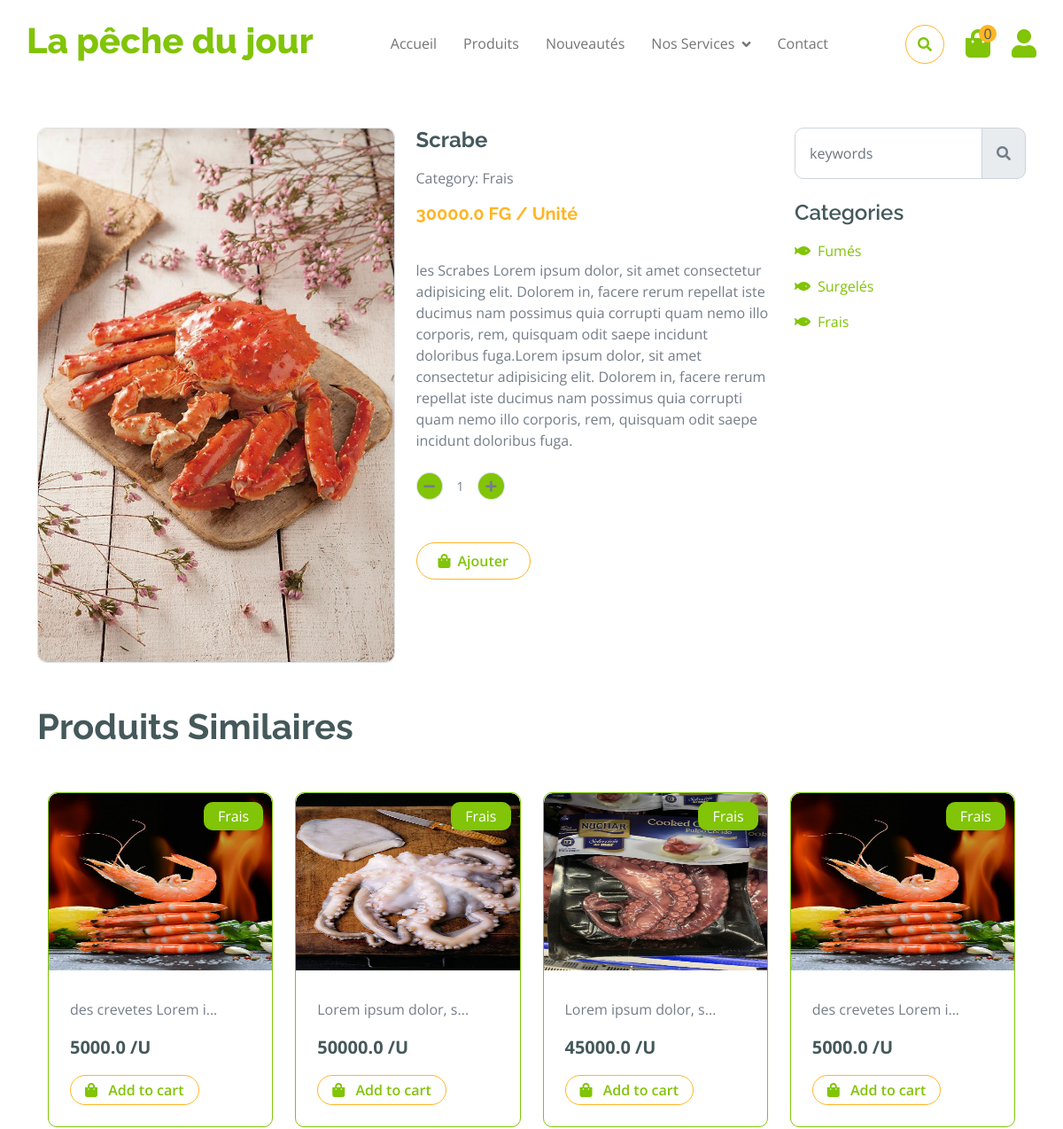
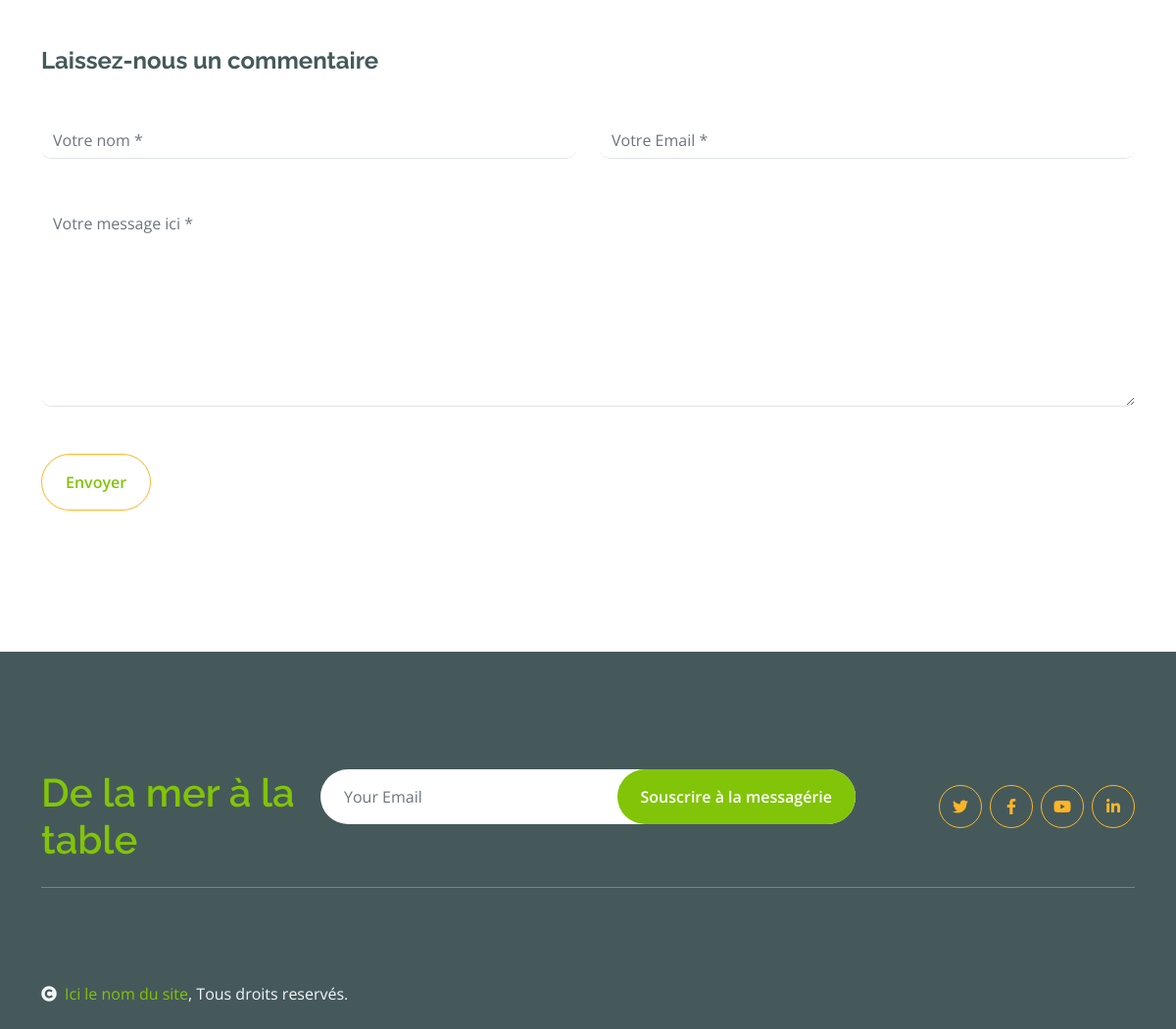
Page /detail_produit/scrabe/ on the committed database (2 pictures, top to bottom).
### ShopApp/models.py (models this page shows, shortened)
class Produit(models.Model):
    titre = models.CharField(max_length=100)
    prix = models.FloatField()
    description = models.TextField()
    categorie = models.ForeignKey(Categorie, on_delete=models.CASCADE, related_name="categorie")
    image = models.ImageField(upload_to="image_produits", blank=True)
    date_ajout = models.DateField(auto_now=True)
    slug = models.SlugField()

class Categorie(models.Model):
    nom = models.CharField(max_length=100)
    date_ajout = models.DateField(auto_now=True)
    slug = models.SlugField()
    class Meta:
        ordering =('-date_ajout',)

### ShopApp/views.py (the view)
# urls.py: path('detail_produit/<str:slug>/',detail_produit,name="detail_produit"),
def detail_produit(request,slug):
    produit = Produit.objects.get(slug=slug)
    related_produits = Produit.objects.filter(categorie=produit.categorie).exclude(id=produit.id)
    toutes_categorie = Categorie.objects.all()
    context = {
        "produit":produit,
        "related_produit":related_produits,
        "categories":toutes_categorie,
    }
    return render(request,"details/index.html",context)

### ShopApp/templates/details/index.html (shortened to what this page needs)
{% extends "base.html" %}
        {% block content_page %}
            <div class="container-fluid py-5 mt-5">
                <div class="container py-5">
                    <div class="row g-4 mb-5">
                        <div class="col-lg-8 col-xl-9">
                            <div class="row g-4">
                                <div class="col-lg-6">
                                    <div class="border rounded">
                                        <a href="#">
                                            <img  src="{{produit.image.url}}" class="img-fluid rounded" alt="{{produit.nom}}">
                                        </a>
                                    </div>
                                </div>
                                <div class="col-lg-6">
                                    <h4 class="fw-bold mb-3" id="n{{produit.id}}">{{produit.titre}}</h4>
                                    <p class="mb-3">Category: {{produit.categorie.nom}}</p>
                                    <h5 class="fw-bold mb-3 text-secondary">{{produit.prix}} FG / Unité</h5>
                                    <p class="mb-4">{{produit.description}}</p>
                                    <div class="input-group quantity mb-5" style="width: 100px;">
                                        <div class="input-group-btn">
                                            <button class="btn btn-sm btn-minus rounded-circle bg-primary border" >
                                                <i class="fa fa-minus"></i>
                                            </button>
                                        </div>
                                        <input id="valeur" type="text" class="form-control form-control-sm text-center border-0" value="1">
                                        <div class="input-group-btn">
                                            <button class="btn btn-sm btn-plus rounded-circle bg-primary border">
                                                <i class="fa fa-plus"></i>
                                            </button>
                                        </div>
                                    </div>
                                    <p id="{{produit.id}}" class="ajout btn border border-secondary rounded-pill px-4 py-2 mb-4 text-primary"><i class="fa fa-shopping-bag me-2 text-primary"></i>Ajouter</p>
                                </div>
                            </div>
                        </div>
                        <div class="col-lg-4 col-xl-3">
                            <div class="row g-4 fruite">
                                <div class="col-lg-12">
                                    <div class="input-group w-100 mx-auto d-flex mb-4">
                                        <input type="search" class="form-control p-3" placeholder="keywords" aria-describedby="search-icon-1">
                                        <span id="search-icon-1" class="input-group-text p-3"><i class="fa fa-search"></i></span>
                                    </div>
                                    <div class="mb-4">
                                        <h4>Categories</h4>
                                        <ul class="list-unstyled fruite-categorie">
                                        {% for categorie in categories %}
                                            <li>
                                                <div class="d-flex justify-content-between fruite-name">
                                                    <a href="#"><i class="fas fa-fish me-2"></i>{{categorie.nom}}</a>
                                                </div>
                                            </li>
                                        {% endfor %}
                                        </ul>
                                    </div>
                                </div>
                            </div>
                        </div>
                    </div>
                    <h1 class="fw-bold mb-0">Produits Similaires</h1>
                    <div class="vesitable container-fluid" >
                        <div class="owl-carousel vegetable-carousel justify-content-center">
                            {% for item in related_produit %}
                            <div class="border border-primary rounded position-relative vesitable-item">
                                <div class="vesitable-img">
                                    <img src="{{ item.image.url }}" class="img-fluid w-100 rounded-top" alt="{{ item.nom }}" style="height:200px">
                                </div>
                                <div class="text-white bg-primary px-3 py-1 rounded position-absolute" style="top: 10px; right: 10px;">{{ item.categorie.nom }}</div>
                                <div class="p-4 pb-0 rounded-bottom">
                                    <p class="product-description">{{ item.description }}</p>
                                    <div class="d-flex justify-content-between flex-lg-wrap">
                                        <p class="text-dark fs-5 fw-bold">{{ item.prix }} /U</p>
                                        <a href="{% url 'detail_produit' item.slug %}" class="btn border border-secondary rounded-pill px-3 py-1 mb-4 text-primary"><i class="fa fa-shopping-bag me-2 text-primary"></i> Add to cart</a>
                                    </div>
                                </div>
                            </div>
                            {% endfor %}
                        </div>
                    </div>
                    <form action="#">
                        <h4 class="mb-5 fw-bold">Laissez-nous un commentaire</h4>
                        <div class="row g-4">
                            <div class="col-lg-6">
                                <div class="border-bottom rounded">
                                    <input type="text" class="form-control border-0 me-4" placeholder="Votre nom *">
                                </div>
                            </div>
                            <div class="col-lg-6">
                                <div class="border-bottom rounded">
                                    <input type="email" class="form-control border-0" placeholder="Votre Email *">
                                </div>
                            </div>
                            <div class="col-lg-12">
                                <div class="border-bottom rounded my-4">
                                    <textarea name="" id="" class="form-control border-0" cols="30" rows="8" placeholder="Votre message ici *" spellcheck="false"></textarea>
                                </div>
                            </div>
                        </div>
                    </form>
                    <a href="#" class="btn border border-secondary text-primary rounded-pill px-4 py-3">Envoyer<a>
                </div>
            </div>
        {% endblock content_page %}

### ShopApp/static/css/style.css (style rules this page uses)
.btn { font-weight: 600; transition: .5s; }
.btn.border-secondary { transition: 0.5s; }
.fruite .fruite-categorie .fruite-name { line-height: 40px; }
.fruite .fruite-categorie .fruite-name a { transition: 0.5s; }
.vesitable .vesitable-item { height: 100%; transition: 0.5s; }
.vesitable .vesitable-item .vesitable-img { overflow: hidden; transition: 0.5s; border-radius: 10px 10px 0 0; }
.vesitable .vesitable-item .vesitable-img img { transition: 0.5s; }

### rows in the picture
Produit: image (picture), titre "Scrabe", categorie.nom "Frais", prix "30000.0", description "les Scrabes Lorem ipsum dolor, sit amet consectetur adipisicing elit. Dolorem in, facere rerum repellat iste ducimus nam possimus quia corrupti quam nemo illo corporis, rem, quisquam odit saepe incidunt doloribus fuga.Lorem ipsum dolor, sit amet consectetur adipisicing elit. Dolorem in, facere rerum repellat iste ducimus nam possimus quia corrupti quam nemo illo corporis, rem, quisquam odit saepe incidunt doloribus fuga."
Categorie: nom "Fumés"
Categorie: nom "Surgelés"
Categorie: nom "Frais"
Produit: image (picture), categorie.nom "Frais", prix "5000.0"
Produit: image (picture), categorie.nom "Frais", prix "50000.0"
Produit: image (picture), categorie.nom "Frais", prix "45000.0"
